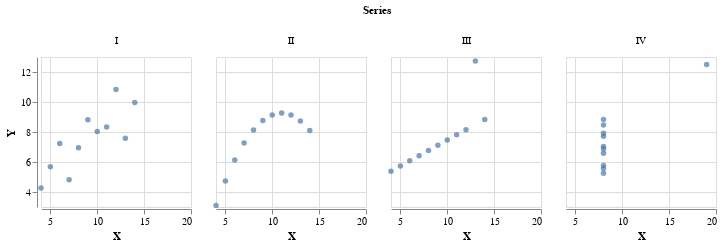

The cell this chart's notebook holds for it:
### Markdown cell above
## 2 - Grafico de datos de conjunto de Anscombe

### Code cell
import altair as alt
from vega_datasets import data

anscombe = data.anscombe()

chart = alt.Chart(anscombe).mark_circle().encode(
    alt.X('X', scale=alt.Scale(zero=False)),
    alt.Y('Y', scale=alt.Scale(zero=False)),
    column='Series'
).properties(
    width=150,
    height=150
)
chart

### Figure 1 — Vega-Lite specification as saved in the notebook (floating-point values rounded to 4 significant figures)
{"$schema": "https://vega.github.io/schema/vega-lite/v2.json", "config": {"view": {"height": 300, "width": 400}}, "data": {"values": [{"Series": "I", "X": 10, "Y": 8.04}, {"Series": "I", "X": 8, "Y": 6.95}, {"Series": "I", "X": 13, "Y": 7.58}, {"Series": "I", "X": 9, "Y": 8.81}, {"Series": "I", "X": 11, "Y": 8.33}, {"Series": "I", "X": 14, "Y": 9.96}, {"Series": "I", "X": 6, "Y": 7.24}, {"Series": "I", "X": 4, "Y": 4.26}, {"Series": "I", "X": 12, "Y": 10.84}, {"Series": "I", "X": 7, "Y": 4.81}, {"Series": "I", "X": 5, "Y": 5.68}, {"Series": "II", "X": 10, "Y": 9.14}, {"Series": "II", "X": 8, "Y": 8.14}, {"Series": "II", "X": 13, "Y": 8.74}, {"Series": "II", "X": 9, "Y": 8.77}, {"Series": "II", "X": 11, "Y": 9.26}, {"Series": "II", "X": 14, "Y": 8.1}, {"Series": "II", "X": 6, "Y": 6.13}, {"Series": "II", "X": 4, "Y": 3.1}, {"Series": "II", "X": 12, "Y": 9.13}, {"Series": "II", "X": 7, "Y": 7.26}, {"Series": "II", "X": 5, "Y": 4.74}, {"Series": "III", "X": 10, "Y": 7.46}, {"Series": "III", "X": 8, "Y": 6.77}, {"Series": "III", "X": 13, "Y": 12.74}, {"Series": "III", "X": 9, "Y": 7.11}, {"Series": "III", "X": 11, "Y": 7.81}, {"Series": "III", "X": 14, "Y": 8.84}, {"Series": "III", "X": 6, "Y": 6.08}, {"Series": "III", "X": 4, "Y": 5.39}, {"Series": "III", "X": 12, "Y": 8.15}, {"Series": "III", "X": 7, "Y": 6.42}, {"Series": "III", "X": 5, "Y": 5.73}, {"Series": "IV", "X": 8, "Y": 6.58}, {"Series": "IV", "X": 8, "Y": 5.76}, {"Series": "IV", "X": 8, "Y": 7.71}, {"Series": "IV", "X": 8, "Y": 8.84}, {"Series": "IV", "X": 8, "Y": 8.47}, {"Series": "IV", "X": 8, "Y": 7.04}, {"Series": "IV", "X": 8, "Y": 5.25}, {"Series": "IV", "X": 19, "Y": 12.5}, {"Series": "IV", "X": 8, "Y": 5.56}, {"Series": "IV", "X": 8, "Y": 7.91}, {"Series": "IV", "X": 8, "Y": 6.89}]}, "encoding": {"column": {"field": "Series", "type": "nominal"}, "x": {"field": "X", "scale": {"zero": false}, "type": "quantitative"}, "y": {"field": "Y", "scale": {"zero": false}, "type": "quantitative"}}, "height": 150, "mark": "circle", "width": 150}
